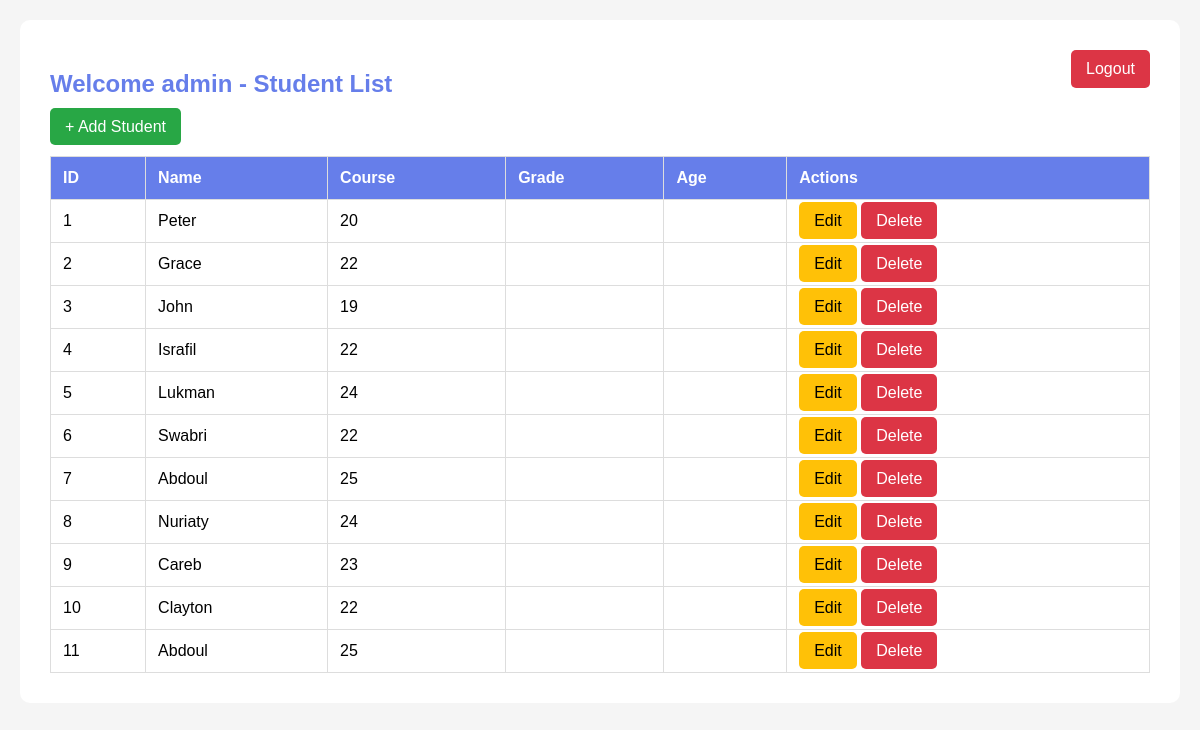
/index (signed in), run on the app's committed database.
### tables this page shows
CREATE TABLE Students (
    id INTEGER PRIMARY KEY AUTOINCREMENT,
    name TEXT NOT NULL,
    age INTEGER
);

### app.py (the view)
@app.route('/index')
def index():
    if 'user' not in session: return redirect('/login')
    conn = sqlite3.connect(DB_NAME)
    c = conn.cursor()
    c.execute("SELECT * FROM students")
    students = c.fetchall()
    conn.close()
    return render_template('index.html', students=students)

### templates/index.html (shortened to what this page needs)
<!DOCTYPE html>
<html>
<head>
</head>
<body>
    <div class="container">
        <a href="/logout" class="btn logout">Logout</a>
        <h2>Welcome {{ session['user'] }} - Student List</h2>
        <a href="/add" class="btn">+ Add Student</a>
        {% if students %}
        <table>
            <tr>
                <th>ID</th>
                <th>Name</th>
                <th>Course</th>
                <th>Grade</th>
                <th>Age</th>
                <th>Actions</th>
            </tr>
            {% for student in students %}
            <tr>
                <td>{{ student[0] }}</td>
                <td>{{ student[1] }}</td>
                <td>{{ student[2] }}</td>
                <td>{{ student[3] }}</td>
                <td>{{ student[4] }}</td>
                <td>
                    <a href="/edit/{{ student[0] }}" class="btn btn-edit">Edit</a>
                    <a href="/delete/{{ student[0] }}" class="btn btn-danger" onclick="return confirm('Are you sure?')">Delete</a>
                </td>
            </tr>
            {% endfor %}
        </table>
        {% else %}
        <p style="margin-top: 20px;">No students yet. Click 'Add Student' to start.</p>
        {% endif %}
    </div>
</body>
</html>

### templates/index.html (style rules this page uses)
body { font-family: Arial; background: #f5f5f5; margin: 0; padding: 20px; }
.container { max-width: 1100px; margin: auto; background: white; padding: 30px; border-radius: 10px; }
h2 { color: #667eea; }
.btn { padding: 10px 15px; background: #28a745; color: white; text-decoration: none; border-radius: 5px; border: none; cursor: pointer; }
.btn-danger { background: #dc3545; }
.btn-edit { background: #ffc107; color: black; }
table { width: 100%; border-collapse: collapse; margin-top: 20px; }
th, td { padding: 12px; border: 1px solid #ddd; text-align: left; }
th { background: #667eea; color: white; }
.logout { float: right; background: #dc3545; }

### data on the page
Students: id "1", name "Peter", age "20"
Students: id "2", name "Grace", age "22"
Students: id "3", name "John", age "19"
Students: id "4", name "Israfil", age "22"
Students: id "5", name "Lukman", age "24"
Students: id "6", name "Swabri", age "22"
Students: id "7", name "Abdoul", age "25"
Students: id "8", name "Nuriaty", age "24"
Students: id "9", name "Careb", age "23"
Students: id "10", name "Clayton", age "22"
Students: id "11", name "Abdoul", age "25"

### other printed values
{{ session['user'] }} "admin"
